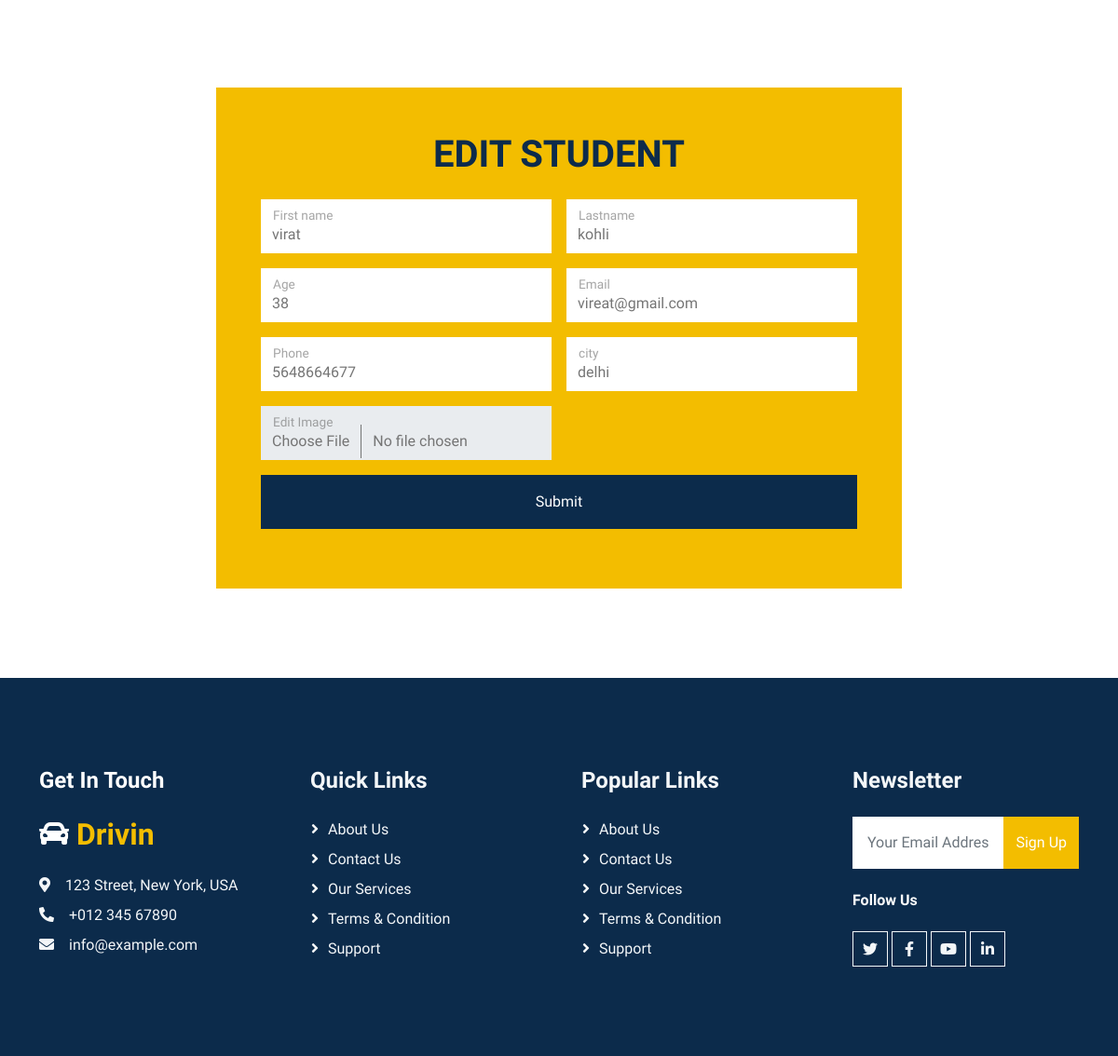
/edit-student/51 (lower part), run on an earlier commit of the app's database.
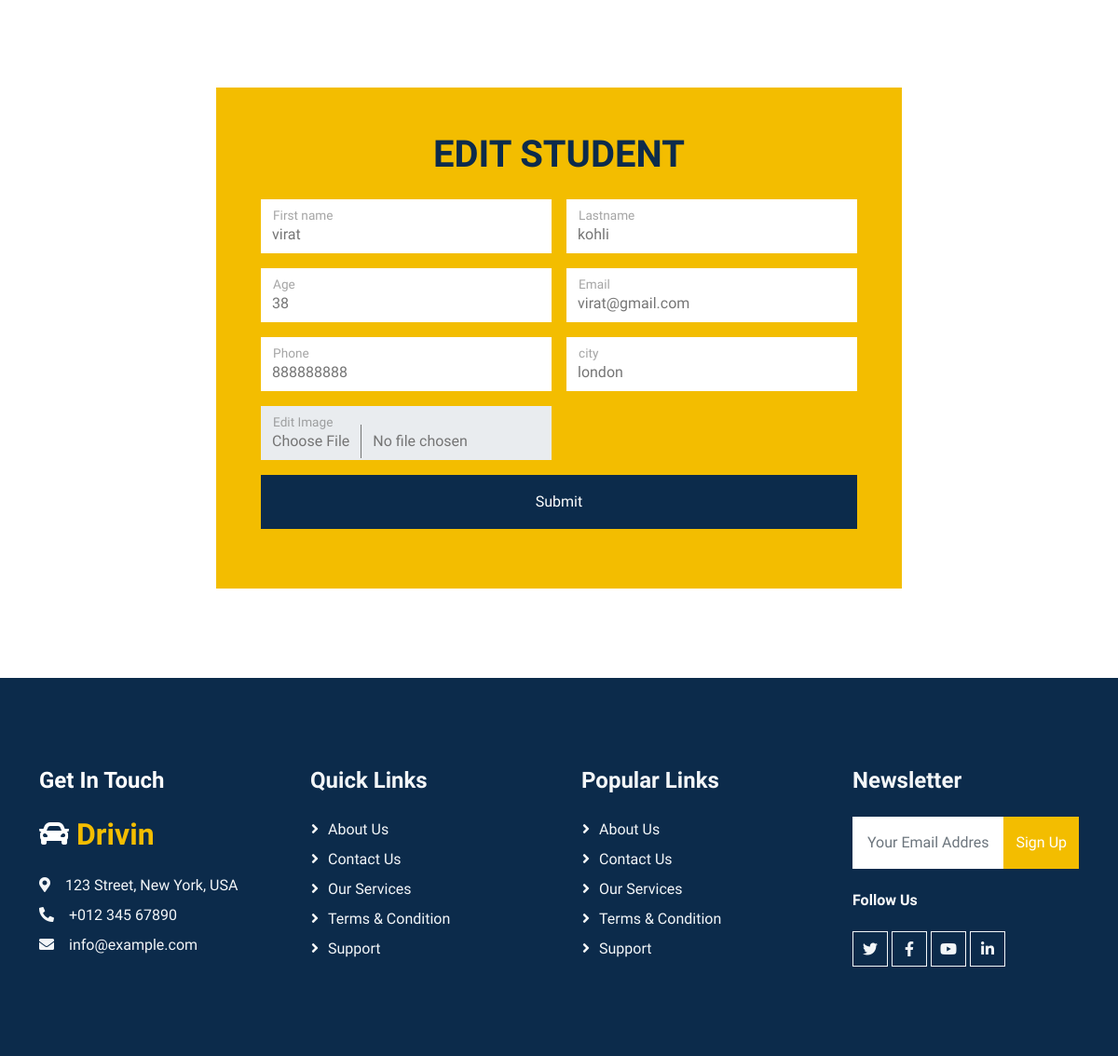
And on a later commit of the database.
### my_app/models.py (models this page shows)
class student(models.Model):
    firstname = models.CharField(max_length=100)
    lastname = models.CharField(max_length=100,default="")
    age = models.IntegerField(default=0)
    email = models.CharField(max_length=100,default="")
    phone = models.BigIntegerField(default=0)
    city = models.CharField(max_length=100,default="")
    image = models.ImageField(upload_to="")

### my_app/views.py (the view)
# urls.py: path('edit-student/<int:id>', edit_student, name='edit_1'),
def edit_student(request,id):
    if request.method == "POST":
        fname = request.POST['fname']
        lname = request.POST['lname']
        age = request.POST['age']
        Email = request.POST['email']
        Phone = request.POST['phone']
        City = request.POST['city']
        img = request.FILES.get('image')
        obj2 = student.objects.get(id=id)
        obj2.firstname=fname
        obj2.lastname=lname
        obj2.age=age
        obj2.email=Email
        obj2.phone=Phone
        obj2.city=City
        if img:
            obj2.image=img
        obj2.save()
        print(request.POST['fname'])
        return redirect('home')
    else:
        s1 = student.objects.get(id=id)
        context ={
            "b" : s1
        }
        return render(request,"edit_student.html",context)

### my_app/templates/edit_student.html (shortened to what this page needs)
        {% extends "base.html" %}
        {% block body %}
         <div class="container">
            <div class="row justify-content-center">
                <div class="col-lg-8 my-6 mb-0 wow fadeInUp" data-wow-delay="0.1s">
                    <div class="bg-primary text-center p-5">
                        <h1 class="mb-4">EDIT STUDENT</h1>
                        <form action="{% url 'edit_1' b.id %}" method="post"enctype="multipart/form-data">
                            <div class="row g-3">
                                <div class="col-sm-6">
                                    <div class="form-floating">
                                        <input type="text" class="form-control border-0" id="fname" name="fname" placeholder="Enter firstname" value="{{b.firstname}}">
                                        <label for="fname">First name</label>
                                    </div>
                                </div>
                                <div class="col-sm-6">
                                    <div class="form-floating">
                                        <input type="text" class="form-control border-0" id="lname" name="lname"  value="{{b.lastname}}">
                                        <label for="lname">Lastname</label>
                                    </div>
                                </div>
                                <div class="col-sm-6">
                                    <div class="form-floating">
                                        <input type="text" class="form-control border-0" id="age" name="age"  value="{{b.age}}">
                                        <label for="age">Age</label>
                                    </div>
                                </div>
                                <div class="col-sm-6">
                                    <div class="form-floating">
                                        <input type="text" class="form-control border-0" id="email" name="email" value="{{b.email}}">
                                        <label for="email;">Email</label>
                                    </div>
                                </div>
                                 <div class="col-sm-6">
                                    <div class="form-floating">
                                        <input type="text" class="form-control border-0" id="phone" name="phone" value="{{b.phone}}">
                                        <label for="phone;">Phone</label>
                                    </div>
                                </div>
                                <div class="col-sm-6">
                                    <div class="form-floating">
                                         <input type="text" class="form-control border-0" id="city" name="city" value="{{b.city}}">
                                        <label for="city">city</label>
                                    </div>
                                </div>
                                <div class="col-sm-6">
                                    <div class="form-floating">
                                        <input type="file" class="form-control border-0" id="image" name="image" value="{{b.image}}" >
                                        <label for="image;">Edit Image</label>
                                    </div>
                                </div>
                                <div class="col-12">
                                    <button class="btn btn-dark w-100 py-3" type="submit">Submit</button>
                                </div>
                            </div>
                        </form>
                    </div>
                </div>
            </div>
        </div>
        {% endblock  %}

What changed in the data, as far as the page shows it:
changed student "virat": email "vireat@gmail.com" → "virat@gmail.com"; phone "5648664677" → "888888888"; city "delhi" → "london"
